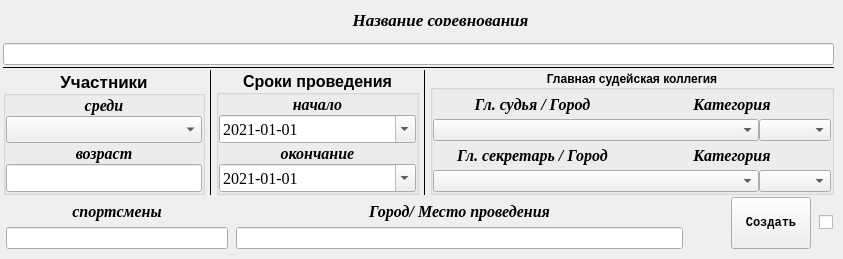
    <widget class="QWidget" name="tab">
     <attribute name="title">
      <string>Титул</string>
     </attribute>
     <widget class="QLabel" name="label_nazvanie">
      <property name="geometry">
       <rect>
        <x>320</x>
        <y>10</y>
        <width>241</width>
        <height>16</height>
       </rect>
      </property>
      <property name="sizePolicy">
       <sizepolicy hsizetype="Expanding" vsizetype="Preferred">
        <horstretch>0</horstretch>
        <verstretch>0</verstretch>
       </sizepolicy>
      </property>
      <property name="font">
       <font>
        <family>Times New Roman</family>
        <pointsize>13</pointsize>
        <weight>75</weight>
        <italic>true</italic>
        <bold>true</bold>
       </font>
      </property>
      <property name="text">
       <string>&lt;html&gt;&lt;head/&gt;&lt;body&gt;&lt;p&gt;Название соревнования&lt;/p&gt;&lt;/body&gt;&lt;/html&gt;</string>
      </property>
      <property name="alignment">
       <set>Qt::AlignCenter</set>
      </property>
     </widget>
     <widget class="QWidget" name="layoutWidget">
      <property name="geometry">
       <rect>
        <x>3</x>
        <y>43</y>
        <width>831</width>
        <height>207</height>
       </rect>
      </property>
      <layout class="QGridLayout" name="gridLayout_2">
       <property name="spacing">
        <number>1</number>
       </property>
       <item row="0" column="0">
        <layout class="QGridLayout" name="gridLayout_5" columnstretch="0">
         <property name="horizontalSpacing">
          <number>24</number>
         </property>
         <property name="verticalSpacing">
          <number>1</number>
         </property>
         <item row="0" column="0">
          <widget class="QLineEdit" name="lineEdit_title_nazvanie">
           <property name="font">
            <font>
             <weight>75</weight>
             <bold>true</bold>
            </font>
           </property>
           <property name="layoutDirection">
            <enum>Qt::LeftToRight</enum>
           </property>
          </widget>
         </item>
         <item row="1" column="0">
          <widget class="Line" name="line_16">
           <property name="frameShadow">
            <enum>QFrame::Plain</enum>
           </property>
           <property name="orientation">
            <enum>Qt::Horizontal</enum>
           </property>
          </widget>
         </item>
        </layout>
       </item>
       <item row="1" column="0">
        <layout class="QHBoxLayout" name="horizontalLayout_5" stretch="1,0,1,0,2">
         <property name="spacing">
          <number>4</number>
         </property>
         <property name="leftMargin">
          <number>0</number>
         </property>
         <item>
          <widget class="QGroupBox" name="groupBox_8">
           <property name="font">
            <font>
             <pointsize>13</pointsize>
             <weight>75</weight>
             <bold>true</bold>
            </font>
           </property>
           <property name="title">
            <string>Участники</string>
           </property>
           <property name="alignment">
            <set>Qt::AlignCenter</set>
           </property>
           <layout class="QVBoxLayout" name="verticalLayout_46">
            <property name="spacing">
             <number>1</number>
            </property>
            <property name="leftMargin">
             <number>0</number>
            </property>
            <property name="topMargin">
             <number>0</number>
            </property>
            <property name="rightMargin">
             <number>0</number>
            </property>
            <property name="bottomMargin">
             <number>0</number>
            </property>
            <item>
             <layout class="QVBoxLayout" name="verticalLayout_48">
              <property name="spacing">
               <number>1</number>
              </property>
              <item>
               <layout class="QVBoxLayout" name="verticalLayout_33">
                <property name="spacing">
                 <number>1</number>
                </property>
                <item>
                 <widget class="QLabel" name="label_sredi">
                  <property name="font">
                   <font>
                    <family>Times New Roman</family>
                    <pointsize>12</pointsize>
                    <italic>true</italic>
                   </font>
                  </property>
                  <property name="text">
                   <string>&lt;html&gt;&lt;head/&gt;&lt;body&gt;&lt;p&gt;&lt;span style=&quot; font-style:italic;&quot;&gt;среди&lt;/span&gt;&lt;/p&gt;&lt;/body&gt;&lt;/html&gt;</string>
                  </property>
                  <property name="alignment">
                   <set>Qt::AlignHCenter|Qt::AlignTop</set>
                  </property>
                 </widget>
                </item>
                <item>
                 <widget class="QComboBox" name="comboBox_sredi">
                  <property name="sizePolicy">
                   <sizepolicy hsizetype="MinimumExpanding" vsizetype="Fixed">
                    <horstretch>0</horstretch>
                    <verstretch>0</verstretch>
                   </sizepolicy>
                  </property>
                  <property name="font">
                   <font>
                    <family>Times New Roman</family>
                    <pointsize>12</pointsize>
                    <weight>50</weight>
                    <italic>true</italic>
                    <bold>false</bold>
                   </font>
                  </property>
                 </widget>
                </item>
               </layout>
              </item>
              <item>
               <layout class="QVBoxLayout" name="verticalLayout_51">
                <property name="spacing">
                 <number>1</number>
                </property>
                <item>
                 <widget class="QLabel" name="label_sredi_2">
                  <property name="font">
                   <font>
                    <family>Times New Roman</family>
                    <pointsize>12</pointsize>
                    <italic>true</italic>
                   </font>
                  </property>
                  <property name="text">
                   <string>&lt;html&gt;&lt;head/&gt;&lt;body&gt;&lt;p&gt;возраст&lt;/p&gt;&lt;/body&gt;&lt;/html&gt;</string>
                  </property>
                  <property name="alignment">
                   <set>Qt::AlignHCenter|Qt::AlignTop</set>
                  </property>
                 </widget>
                </item>
                <item>
                 <widget class="QLineEdit" name="lineEdit_title_vozrast">
                  <property name="font">
                   <font>
                    <weight>50</weight>
                    <bold>false</bold>
                   </font>
                  </property>
                 </widget>
                </item>
               </layout>
              </item>
             </layout>
            </item>
           </layout>
          </widget>
         </item>
         <item>
          <widget class="Line" name="line_14">
           <property name="frameShadow">
            <enum>QFrame::Plain</enum>
           </property>
           <property name="orientation">
            <enum>Qt::Vertical</enum>
           </property>
          </widget>
         </item>
         <item>
          <widget class="QGroupBox" name="groupBox_7">
           <property name="font">
            <font>
             <pointsize>12</pointsize>
             <weight>75</weight>
             <bold>true</bold>
            </font>
           </property>
           <property name="title">
            <string>Сроки проведения</string>
           </property>
           <property name="alignment">
            <set>Qt::AlignCenter</set>
           </property>
           <layout class="QVBoxLayout" name="verticalLayout_49">
            <property name="spacing">
             <number>1</number>
            </property>
            <property name="leftMargin">
             <number>0</number>
            </property>
            <property name="topMargin">
             <number>0</number>
            </property>
            <property name="rightMargin">
             <number>0</number>
            </property>
            <property name="bottomMargin">
             <number>0</number>
            </property>
            <item>
             <layout class="QVBoxLayout" name="verticalLayout_47">
              <property name="spacing">
               <number>1</number>
              </property>
              <item>
               <layout class="QVBoxLayout" name="verticalLayout_34">
                <property name="spacing">
                 <number>1</number>
                </property>
                <item>
                 <widget class="QLabel" name="label_s">
                  <property name="sizePolicy">
                   <sizepolicy hsizetype="Minimum" vsizetype="Preferred">
                    <horstretch>0</horstretch>
                    <verstretch>0</verstretch>
                   </sizepolicy>
                  </property>
                  <property name="font">
                   <font>
                    <family>Times New Roman</family>
                    <pointsize>12</pointsize>
                    <italic>true</italic>
                   </font>
                  </property>
                  <property name="text">
                   <string>&lt;html&gt;&lt;head/&gt;&lt;body&gt;&lt;p&gt;начало&lt;/p&gt;&lt;/body&gt;&lt;/html&gt;</string>
                  </property>
                  <property name="alignment">
                   <set>Qt::AlignHCenter|Qt::AlignTop</set>
                  </property>
                 </widget>
                </item>
                <item>
                 <widget class="QDateEdit" name="dateEdit_start">
                  <property name="sizePolicy">
                   <sizepolicy hsizetype="MinimumExpanding" vsizetype="Fixed">
                    <horstretch>0</horstretch>
                    <verstretch>0</verstretch>
                   </sizepolicy>
                  </property>
                  <property name="font">
                   <font>
                    <family>Times New Roman</family>
                    <weight>50</weight>
                    <bold>false</bold>
                   </font>
                  </property>
                  <property name="dateTime">
                   <datetime>
                    <hour>0</hour>
                    <minute>0</minute>
                    <second>0</second>
                    <year>2021</year>
                    <month>1</month>
                    <day>1</day>
                   </datetime>
                  </property>
                  <property name="displayFormat">
                   <string>yyyy-MM-dd</string>
                  </property>
                  <property name="calendarPopup">
                   <bool>true</bool>
                  </property>
                  <property name="date">
                   <date>
                    <year>2021</year>
                    <month>1</month>
                    <day>1</day>
                   </date>
                  </property>
                 </widget>
                </item>
               </layout>
              </item>
              <item>
               <layout class="QVBoxLayout" name="verticalLayout_45">
                <property name="spacing">
                 <number>1</number>
                </property>
                <item>
                 <widget class="QLabel" name="label_po">
                  <property name="sizePolicy">
                   <sizepolicy hsizetype="Minimum" vsizetype="Preferred">
                    <horstretch>0</horstretch>
                    <verstretch>0</verstretch>
                   </sizepolicy>
                  </property>
                  <property name="font">
                   <font>
                    <family>Times New Roman</family>
                    <pointsize>12</pointsize>
                    <italic>true</italic>
                   </font>
                  </property>
                  <property name="text">
                   <string>&lt;html&gt;&lt;head/&gt;&lt;body&gt;&lt;p&gt;окончание&lt;/p&gt;&lt;/body&gt;&lt;/html&gt;</string>
                  </property>
                  <property name="alignment">
                   <set>Qt::AlignHCenter|Qt::AlignTop</set>
                  </property>
                 </widget>
                </item>
                <item>
                 <widget class="QDateEdit" name="dateEdit_end">
                  <property name="sizePolicy">
                   <sizepolicy hsizetype="MinimumExpanding" vsizetype="Fixed">
                    <horstretch>0</horstretch>
                    <verstretch>0</verstretch>
                   </sizepolicy>
                  </property>
                  <property name="font">
                   <font>
                    <family>Times New Roman</family>
                    <weight>50</weight>
                    <bold>false</bold>
                   </font>
                  </property>
                  <property name="dateTime">
                   <datetime>
                    <hour>0</hour>
                    <minute>0</minute>
                    <second>0</second>
                    <year>2021</year>
                    <month>1</month>
                    <day>1</day>
                   </datetime>
                  </property>
                  <property name="currentSection">
                   <enum>QDateTimeEdit::YearSection</enum>
                  </property>
                  <property name="displayFormat">
                   <string>yyyy-MM-dd</string>
                  </property>
                  <property name="calendarPopup">
                   <bool>true</bool>
                  </property>
                  <property name="currentSectionIndex">
                   <number>0</number>
                  </property>
                  <property name="date">
                   <date>
                    <year>2021</year>
                    <month>1</month>
                    <day>1</day>
                   </date>
                  </property>
                 </widget>
                </item>
               </layout>
              </item>
             </layout>
            </item>
           </layout>
          </widget>
         </item>
         <item>
          <widget class="Line" name="line_15">
           <property name="frameShadow">
            <enum>QFrame::Plain</enum>
           </property>
           <property name="orientation">
            <enum>Qt::Vertical</enum>
           </property>
          </widget>
         </item>
         <item>
          <widget class="QGroupBox" name="groupBox_6">
           <property name="font">
            <font>
             <weight>75</weight>
             <bold>true</bold>
            </font>
           </property>
           <property name="title">
            <string>Главная судейская коллегия</string>
           </property>
           <property name="alignment">
            <set>Qt::AlignCenter</set>
           </property>
           <layout class="QVBoxLayout" name="verticalLayout_50">
            <property name="spacing">
             <number>1</number>
            </property>
            <property name="leftMargin">
             <number>0</number>
            </property>
            <property name="topMargin">
             <number>0</number>
            </property>
            <property name="rightMargin">
             <number>0</number>
            </property>
            <property name="bottomMargin">
             <number>0</number>
            </property>
            <item>
             <layout class="QVBoxLayout" name="verticalLayout">
              <property name="spacing">
               <number>0</number>
              </property>
              <item>
               <layout class="QHBoxLayout" name="horizontalLayout_21">
                <property name="spacing">
                 <number>1</number>
                </property>
                <item>
                 <widget class="QLabel" name="label_main_refery">
                  <property name="font">
                   <font>
                    <family>Times New Roman</family>
                    <pointsize>12</pointsize>
                    <italic>true</italic>
                   </font>
                  </property>
                  <property name="text">
                   <string>&lt;html&gt;&lt;head/&gt;&lt;body&gt;&lt;p&gt;Гл. судья / Город&lt;/p&gt;&lt;/body&gt;&lt;/html&gt;</string>
                  </property>
                  <property name="alignment">
                   <set>Qt::AlignCenter</set>
                  </property>
                 </widget>
                </item>
                <item>
                 <widget class="QLabel" name="label_kat_ref">
                  <property name="font">
                   <font>
                    <family>Times New Roman</family>
                    <pointsize>12</pointsize>
                    <italic>true</italic>
                   </font>
                  </property>
                  <property name="text">
                   <string>&lt;html&gt;&lt;head/&gt;&lt;body&gt;&lt;p&gt;Категория&lt;/p&gt;&lt;/body&gt;&lt;/html&gt;</string>
                  </property>
                  <property name="alignment">
                   <set>Qt::AlignCenter</set>
                  </property>
                 </widget>
                </item>
               </layout>
              </item>
              <item>
               <layout class="QHBoxLayout" name="horizontalLayout_22">
                <item>
                 <widget class="QComboBox" name="comboBox_referee">
                  <property name="sizePolicy">
                   <sizepolicy hsizetype="Expanding" vsizetype="Fixed">
                    <horstretch>0</horstretch>
                    <verstretch>0</verstretch>
                   </sizepolicy>
                  </property>
                  <property name="font">
                   <font>
                    <weight>50</weight>
                    <bold>false</bold>
                   </font>
                  </property>
                 </widget>
                </item>
                <item>
                 <widget class="QComboBox" name="comboBox_kategor_ref">
                  <property name="font">
                   <font>
                    <weight>50</weight>
                    <bold>false</bold>
                   </font>
                  </property>
                 </widget>
                </item>
               </layout>
              </item>
              <item>
               <layout class="QHBoxLayout" name="horizontalLayout_11">
                <property name="spacing">
                 <number>1</number>
                </property>
                <item>
                 <widget class="QLabel" name="label_main_sekretar">
                  <property name="font">
                   <font>
                    <family>Times New Roman</family>
                    <pointsize>12</pointsize>
                    <italic>true</italic>
                   </font>
                  </property>
                  <property name="text">
                   <string>&lt;html&gt;&lt;head/&gt;&lt;body&gt;&lt;p&gt;Гл. секретарь / Город&lt;/p&gt;&lt;/body&gt;&lt;/html&gt;</string>
                  </property>
                  <property name="alignment">
                   <set>Qt::AlignCenter</set>
                  </property>
                 </widget>
                </item>
                <item>
                 <widget class="QLabel" name="label_kat_sek">
                  <property name="font">
                   <font>
                    <family>Times New Roman</family>
                    <pointsize>12</pointsize>
                    <italic>true</italic>
                   </font>
                  </property>
                  <property name="text">
                   <string>&lt;html&gt;&lt;head/&gt;&lt;body&gt;&lt;p&gt;Категория&lt;/p&gt;&lt;/body&gt;&lt;/html&gt;</string>
                  </property>
                  <property name="alignment">
                   <set>Qt::AlignCenter</set>
                  </property>
                 </widget>
                </item>
               </layout>
              </item>
              <item>
               <layout class="QHBoxLayout" name="horizontalLayout_20">
                <item>
                 <widget class="QComboBox" name="comboBox_secretary">
                  <property name="sizePolicy">
                   <sizepolicy hsizetype="Expanding" vsizetype="Fixed">
                    <horstretch>0</horstretch>
                    <verstretch>0</verstretch>
                   </sizepolicy>
                  </property>
                  <property name="font">
                   <font>
                    <weight>50</weight>
                    <bold>false</bold>
                   </font>
                  </property>
                 </widget>
                </item>
                <item>
                 <widget class="QComboBox" name="comboBox_kategor_sec">
                  <property name="font">
                   <font>
                    <weight>50</weight>
                    <bold>false</bold>
                   </font>
                  </property>
                 </widget>
                </item>
               </layout>
              </item>
             </layout>
            </item>
           </layout>
          </widget>
         </item>
        </layout>
       </item>
       <item row="2" column="0">
        <layout class="QHBoxLayout" name="horizontalLayout_4" stretch="1,2,0,0,0">
         <property name="spacing">
          <number>8</number>
         </property>
         <property name="leftMargin">
          <number>1</number>
         </property>
         <property name="topMargin">
          <number>1</number>
         </property>
         <property name="rightMargin">
          <number>1</number>
         </property>
         <property name="bottomMargin">
          <number>1</number>
         </property>
         <item>
          <layout class="QVBoxLayout" name="verticalLayout_37">
           <property name="spacing">
            <number>0</number>
           </property>
           <property name="leftMargin">
            <number>2</number>
           </property>
           <property name="topMargin">
            <number>0</number>
           </property>
           <item>
            <widget class="QLabel" name="label_sredi_3">
             <property name="font">
              <font>
               <family>Times New Roman</family>
               <pointsize>12</pointsize>
               <weight>75</weight>
               <italic>true</italic>
               <bold>true</bold>
              </font>
             </property>
             <property name="text">
              <string>&lt;html&gt;&lt;head/&gt;&lt;body&gt;&lt;p&gt;спортсмены&lt;/p&gt;&lt;/body&gt;&lt;/html&gt;</string>
             </property>
             <property name="alignment">
              <set>Qt::AlignCenter</set>
             </property>
            </widget>
           </item>
           <item>
            <widget class="QLineEdit" name="lineEdit_title_gamer"/>
           </item>
          </layout>
         </item>
         <item>
          <layout class="QVBoxLayout" name="verticalLayout_35">
           <property name="spacing">
            <number>1</number>
           </property>
           <item>
            <widget class="QLabel" name="label_2str_4">
             <property name="font">
              <font>
               <family>Times New Roman</family>
               <pointsize>12</pointsize>
               <weight>75</weight>
               <italic>true</italic>
               <bold>true</bold>
              </font>
             </property>
             <property name="text">
              <string>&lt;html&gt;&lt;head/&gt;&lt;body&gt;&lt;p&gt;Город/ Место проведения&lt;/p&gt;&lt;/body&gt;&lt;/html&gt;</string>
             </property>
             <property name="alignment">
              <set>Qt::AlignCenter</set>
             </property>
            </widget>
           </item>
           <item>
            <widget class="QLineEdit" name="lineEdit_city_title">
             <property name="sizePolicy">
              <sizepolicy hsizetype="Expanding" vsizetype="Fixed">
               <horstretch>0</horstretch>
               <verstretch>0</verstretch>
              </sizepolicy>
             </property>
            </widget>
           </item>
          </layout>
         </item>
         <item>
          <spacer name="horizontalSpacer">
           <property name="orientation">
            <enum>Qt::Horizontal</enum>
           </property>
           <property name="sizeType">
            <enum>QSizePolicy::Minimum</enum>
           </property>
           <property name="sizeHint" stdset="0">
            <size>
             <width>40</width>
             <height>20</height>
            </size>
           </property>
          </spacer>
         </item>
         <item>
          <widget class="QPushButton" name="Button_title_made">
           <property name="sizePolicy">
            <sizepolicy hsizetype="Expanding" vsizetype="Expanding">
             <horstretch>0</horstretch>
             <verstretch>0</verstretch>
            </sizepolicy>
           </property>
           <property name="font">
            <font>
             <family>Courier New</family>
             <weight>75</weight>
             <bold>true</bold>
            </font>
           </property>
           <property name="text">
            <string>Создать</string>
           </property>
           <property name="autoDefault">
            <bool>false</bool>
           </property>
           <property name="default">
            <bool>false</bool>
           </property>
           <property name="flat">
            <bool>false</bool>
           </property>
          </widget>
         </item>
         <item>
          <widget class="QCheckBox" name="checkBox">
           <property name="sizePolicy">
            <sizepolicy hsizetype="Fixed" vsizetype="Fixed">
             <horstretch>0</horstretch>
             <verstretch>0</verstretch>
            </sizepolicy>
           </property>
           <property name="text">
            <string/>
           </property>
          </widget>
         </item>
        </layout>
       </item>
      </layout>
     </widget>
    </widget>
